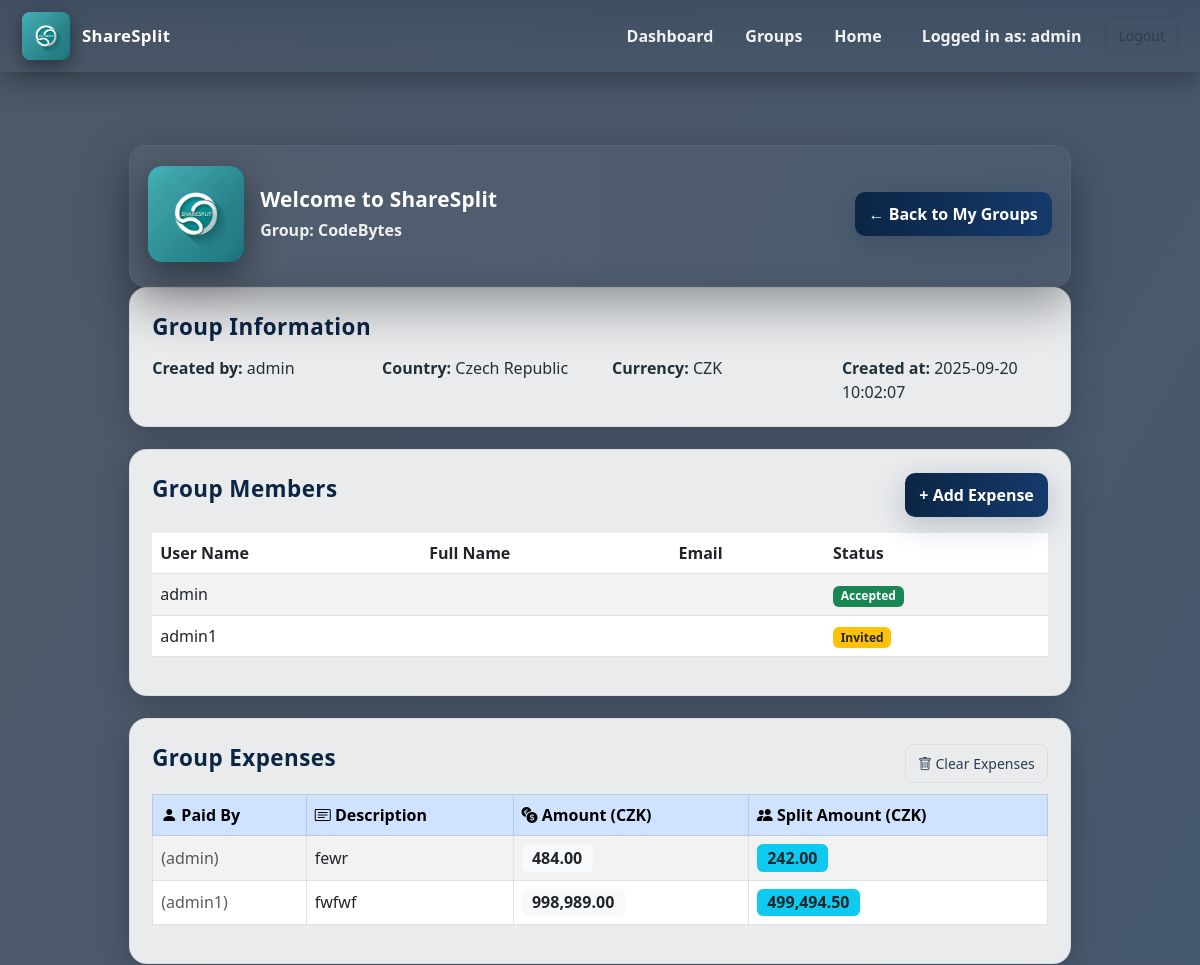
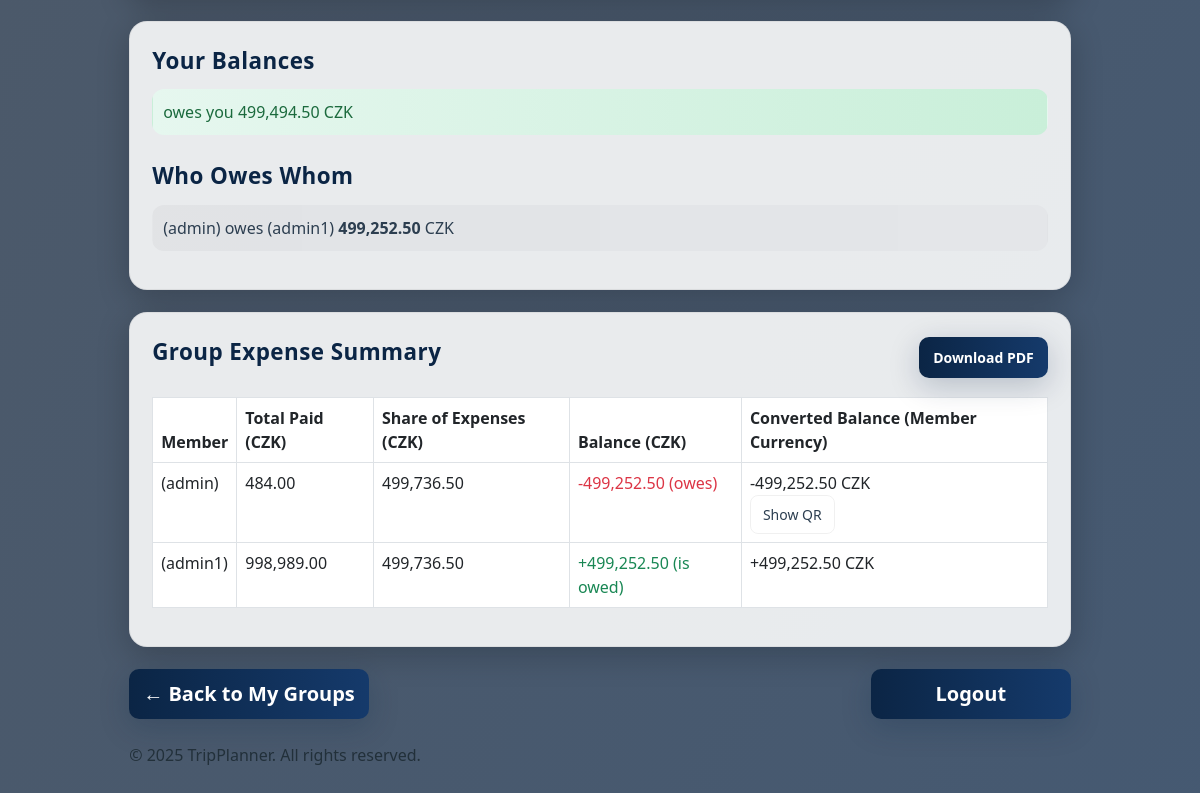
Page /group_dashboard1.php?group_id=22 (signed in) on the committed database (2 pictures, top to bottom).
### tables this page shows
CREATE TABLE `groups` (
  `id` int(11) NOT NULL,
  `group_name` varchar(100) NOT NULL,
  `creator` varchar(50) NOT NULL,
  `created_at` timestamp NOT NULL DEFAULT current_timestamp(),
  `country` varchar(100) DEFAULT NULL,
  `currency` varchar(50) DEFAULT NULL
);

CREATE TABLE `group_members` (
  `id` int(11) NOT NULL,
  `group_id` int(11) NOT NULL,
  `user_name` varchar(50) NOT NULL,
  `email` varchar(100) DEFAULT NULL,
  `full_name` varchar(100) DEFAULT NULL,
  `status` varchar(20) DEFAULT 'invited'
);

CREATE TABLE `expenses` (
  `id` int(11) NOT NULL,
  `group_id` int(11) NOT NULL,
  `paid_by` varchar(50) NOT NULL,
  `amount` decimal(10,2) NOT NULL,
  `description` varchar(255) DEFAULT NULL,
  `split_amount` decimal(10,2) NOT NULL,
  `date` date DEFAULT NULL,
  `created_at` timestamp NOT NULL DEFAULT current_timestamp()
);

### group_dashboard1.php (the view, shortened to what this page needs)
<?php
require_once 'db_connect.php';
function getExchangeRate($from_currency, $to_currency) {
    if ($from_currency === $to_currency) return 1;
    return null;
}
$group_id = intval($_GET['group_id']);
$stmt = $conn->prepare('SELECT group_name, creator, country, currency, created_at FROM groups WHERE id = ?');
$stmt->bind_param('i', $group_id);
$stmt->execute();
$stmt->bind_result($group_name, $creator, $country, $currency, $created_at);
$memStmt = $conn->prepare('SELECT user_name, email, full_name, status FROM group_members WHERE group_id = ?');
$memStmt->bind_param('i', $group_id);
$memStmt->execute();
$memStmt->bind_result($user_name, $email, $full_name, $status);
$members = [];
while ($memStmt->fetch()) {
    $members[] = [
        'user_name' => $user_name,
        'email' => $email,
        'full_name' => $full_name,
        'status' => $status
    ];
}
$member_currencies = [];
$usernames = array_column($members, 'user_name');
if (count($usernames) > 0) {
    $in = str_repeat('?,', count($usernames) - 1) . '?';
    $types = str_repeat('s', count($usernames));
    $stmt = $conn->prepare("SELECT user_name, currency FROM users WHERE user_name IN ($in)");
    $stmt->bind_param($types, ...$usernames);
    $stmt->execute();
    $stmt->bind_result($uname, $ucurrency);
    while ($stmt->fetch()) {
        $member_currencies[$uname] = $ucurrency;
    }
}
$expenseStmt = $conn->prepare('SELECT paid_by, amount, description, split_amount FROM expenses WHERE group_id = ?');
$expenseStmt->bind_param('i', $group_id);
$expenseStmt->execute();
$expenseStmt->bind_result($paid_by, $amount, $description, $split_amount);
$expenses = [];
while ($expenseStmt->fetch()) {
    $expenses[] = [
        'paid_by' => $paid_by,
        'amount' => $amount,
        'description' => $description,
        'split_amount' => $split_amount
    ];
}
$balances = [];
foreach ($members as $payer) {
    foreach ($members as $receiver) {
        if ($payer['user_name'] !== $receiver['user_name']) {
            $balances[$payer['user_name']][$receiver['user_name']] = 0;
        }
    }
}
foreach ($expenses as $exp) {
    foreach ($members as $m) {
        if ($m['user_name'] !== $exp['paid_by']) {
            $balances[$m['user_name']][$exp['paid_by']] += $exp['split_amount'];
        }
    }
}
$net_balances = [];
foreach ($members as $m1) {
    foreach ($members as $m2) {
        if ($m1['user_name'] !== $m2['user_name']) {
            $owed = $balances[$m1['user_name']][$m2['user_name']] - $balances[$m2['user_name']][$m1['user_name']];
            if ($owed > 0) {
                $net_balances[$m1['user_name']][$m2['user_name']] = $owed;
            }
        }
    }
}
?>
<!DOCTYPE html>
<html lang="en">
<head>
  <link href="https://cdn.jsdelivr.net/npm/bootstrap@5.3.0/dist/css/bootstrap.min.css" rel="stylesheet" />
  <link href="https://cdn.jsdelivr.net/npm/bootstrap-icons@1.10.5/font/bootstrap-icons.css" rel="stylesheet">
</head>
<body>
  <header class="site-header">
    <a class="brand" href="index.php">
      <img src="ShareSplit%20Logo.png" alt="ShareSplit logo">
      <div class="title">ShareSplit</div>
    </a>
    <div class="d-flex align-items-center auth">
      <nav class="nav-links d-none d-md-flex me-3">
        <a href="dashboard.php">Dashboard</a>
        <a href="group.php">Groups</a>
        <a href="index.php">Home</a>
      </nav>
      <?php if (isset($_SESSION['user_name'])): ?>
        <span style="color: rgba(255,255,255,0.92); font-weight:600; margin-right:12px;">Logged in as: <strong><?php echo htmlspecialchars($_SESSION['user_name']); ?></strong></span>
        <a href="logout.php" class="btn btn-outline-secondary btn-sm">Logout</a>
      <?php else: ?>
        <a href="login.php" class="btn btn-sm btn-outline-light me-2">Login</a>
        <a href="signup.php" class="btn btn-sm btn-primary">Get Started</a>
      <?php endif; ?>
    </div>
  </header>
  <div class="header-spacer"></div>
  <div class="container">
    <div class="hero">
      <div class="logo">
        <img src="ShareSplit%20Logo.png" alt="ShareSplit logo" onerror="this.style.display='none';">
      </div>
      <div class="hero-body">
        <h2 class="hero-title">Welcome to ShareSplit</h2>
        <div class="hero-sub">Group: <?php echo htmlspecialchars($group_name); ?></div>
      </div>
      <div class="ms-auto d-flex align-items-center gap-2">
        <a class="btn btn-primary" href="group.php" style="white-space:nowrap;">← Back to My Groups</a>
      </div>
    </div>
    <div class="block">
      <div class="block-heading">Group Information</div>
      <div class="row">
        <div class="col-md-3 info-row"><strong>Created by:</strong> <?php echo htmlspecialchars($creator); ?></div>
        <div class="col-md-3 info-row"><strong>Country:</strong> <?php echo htmlspecialchars($country); ?></div>
        <div class="col-md-3 info-row"><strong>Currency:</strong> <?php echo htmlspecialchars($currency); ?></div>
        <div class="col-md-3 info-row"><strong>Created at:</strong> <?php echo htmlspecialchars($created_at); ?></div>
      </div>
    </div>
    <div class="block">
      <div class="d-flex justify-content-between align-items-center">
        <div class="block-heading">Group Members</div>
        <button class="btn btn-primary" data-bs-toggle="modal" data-bs-target="#expenseModal">+ Add Expense</button>
      </div>
      <?php if (count($members) > 0): ?>
        <div class="table-responsive mt-3">
          <table class="table table-striped table-hover">
            <thead>
              <tr>
                <th>User Name</th>
                <th>Full Name</th>
                <th>Email</th>
                <th>Status</th>
              </tr>
            </thead>
            <tbody>
              <?php foreach ($members as $m): ?>
                <tr>
                  <td><?php echo htmlspecialchars($m['user_name']); ?></td>
                  <td><?php echo htmlspecialchars($m['full_name']); ?></td>
                  <td><?php echo htmlspecialchars($m['email']); ?></td>
                  <td>
                    <?php if ($m['status'] === 'accepted'): ?>
                      <span class="badge bg-success">Accepted</span>
                    <?php elseif ($m['status'] === 'invited'): ?>
                      <span class="badge bg-warning text-dark">Invited</span>
                    <?php else: ?>
                      <span class="badge bg-secondary"><?php echo htmlspecialchars($m['status']); ?></span>
                    <?php endif; ?>
                  </td>
                </tr>
              <?php endforeach; ?>
            </tbody>
          </table>
        </div>
      <?php else: ?>
        <p class="mt-3">No members in this group.</p>
      <?php endif; ?>
    </div>
    <div class="block">
      <div class="d-flex justify-content-between align-items-center mb-2">
        <div class="block-heading">Group Expenses</div>
        <form method="POST" class="m-0">
          <button type="submit" name="clear_expenses" class="btn btn-outline-secondary btn-sm"
            onclick="return confirm('Are you sure you want to clear all expenses?');">
            <i class="bi bi-trash"></i> Clear Expenses
          </button>
        </form>
      </div>
      <?php if (count($expenses) > 0): ?>
        <div class="table-responsive">
          <table class="table table-bordered table-striped table-hover align-middle expense-table">
            <thead class="table-primary custom-expense-thead">
              <tr>
                <th><i class="bi bi-person-fill"></i> Paid By</th>
                <th><i class="bi bi-card-text"></i> Description</th>
                <th><i class="bi bi-currency-exchange"></i> Amount (<?php echo htmlspecialchars($currency); ?>)</th>
                <th><i class="bi bi-people-fill"></i> Split Amount (<?php echo htmlspecialchars($currency); ?>)</th>
              </tr>
            </thead>
            <tbody>
              <?php foreach ($expenses as $exp): ?>
                <tr>
                  <td>
                    <?php
                      foreach ($members as $m) {
                        if ($m['user_name'] === $exp['paid_by']) {
                          echo '<span class="fw-semibold text-primary">' . htmlspecialchars($m['full_name']) . '</span> <span class="text-muted">(' . htmlspecialchars($m['user_name']) . ')</span>';
                          break;
                        }
                      }
                    ?>
                  </td>
                  <td><?php echo htmlspecialchars($exp['description']); ?></td>
                  <td><span class="badge bg-light text-dark fs-6"><?php echo htmlspecialchars(number_format($exp['amount'], 2)); ?></span></td>
                  <td><span class="badge bg-info text-dark fs-6"><?php echo htmlspecialchars(number_format($exp['split_amount'], 2)); ?></span></td>
                </tr>
              <?php endforeach; ?>
            </tbody>
          </table>
        </div>
      <?php else: ?>
        <p>No expenses added yet.</p>
      <?php endif; ?>
    </div>
    <div class="block">
      <div class="block-heading">Your Balances</div>
      <?php foreach ($members as $m): ?>
        <?php
          if ($m['user_name'] !== $_SESSION['user_name']) {
            $balance = $balances[$_SESSION['user_name']][$m['user_name']];
            if ($balance < 0) {
              ?>
              <div class="alert alert-you-owe">
                You owe <strong><?php echo htmlspecialchars($m['full_name']); ?></strong>
                <?php echo htmlspecialchars(number_format(abs($balance), 2)); ?> <?php echo htmlspecialchars($currency); ?>
              </div>
              <?php
            } elseif ($balance > 0) {
              ?>
              <div class="alert alert-owes-you">
                <strong><?php echo htmlspecialchars($m['full_name']); ?></strong> owes you
                <?php echo htmlspecialchars(number_format($balance, 2)); ?> <?php echo htmlspecialchars($currency); ?>
              </div>
              <?php
            }
          }
        ?>
      <?php endforeach; ?>
      <div class="block-heading mt-4">Who Owes Whom</div>
      <?php
      foreach ($members as $m1) {
        foreach ($members as $m2) {
          if (
            $m1['user_name'] !== $m2['user_name'] &&
            isset($net_balances[$m1['user_name']][$m2['user_name']]) &&
            $net_balances[$m1['user_name']][$m2['user_name']] > 0
          ) {
            echo '<div class="alert alert-info-debt">';
            echo htmlspecialchars($m1['full_name']) . ' (' . htmlspecialchars($m1['user_name']) . ') owes ';
            echo htmlspecialchars($m2['full_name']) . ' (' . htmlspecialchars($m2['user_name']) . ') ';
            echo '<strong>' . htmlspecialchars(number_format($net_balances[$m1['user_name']][$m2['user_name']], 2)) . '</strong> ';
            echo htmlspecialchars($currency);
            echo '</div>';
          }
        }
      }
      ?>
    </div>
    <div class="block">
      <div class="d-flex justify-content-between align-items-center mb-3">
        <div class="block-heading">Group Expense Summary</div>
        <button class="btn btn-primary btn-sm" onclick="downloadSummaryPDF()">Download PDF</button>
      </div>
      <div id="summary-table-container">
        <div class="table-responsive">
          <table class="table table-bordered">
            <thead>
              <tr>
                <th>Member</th>
                <th>Total Paid (<?php echo htmlspecialchars($currency); ?>)</th>
                <th>Share of Expenses (<?php echo htmlspecialchars($currency); ?>)</th>
                <th>Balance (<?php echo htmlspecialchars($currency); ?>)</th>
                <th>Converted Balance (Member Currency)</th>
              </tr>
            </thead>
            <tbody>
              <?php
              $total_paid = [];
              $share = [];
              foreach ($members as $m) {
                $total_paid[$m['user_name']] = 0;
                $share[$m['user_name']] = 0;
              }
              foreach ($expenses as $exp) {
                $total_paid[$exp['paid_by']] += $exp['amount'];
                foreach ($members as $m) {
                  $share[$m['user_name']] += $exp['split_amount'];
                }
              }
              foreach ($members as $m) {
                $bal = $total_paid[$m['user_name']] - $share[$m['user_name']];
                $bal_str = ($bal >= 0 ? '+' : '') . number_format($bal, 2);
                $member_currency = isset($member_currencies[$m['user_name']]) ? $member_currencies[$m['user_name']] : $currency;
                $rate = getExchangeRate($currency, $member_currency);
                $converted = $bal * $rate;
                $converted_str = ($converted >= 0 ? '+' : '') . number_format($converted, 2) . ' ' . $member_currency;
                echo '<tr>';
                echo '<td>' . htmlspecialchars($m['full_name']) . ' (' . htmlspecialchars($m['user_name']) . ')</td>';
                echo '<td>' . htmlspecialchars(number_format($total_paid[$m['user_name']], 2)) . '</td>';
                echo '<td>' . htmlspecialchars(number_format($share[$m['user_name']], 2)) . '</td>';
                echo '<td>';
                if ($bal < 0) {
                  echo '<span class="text-danger">' . $bal_str . ' (owes)</span>';
                } else {
                  echo '<span class="text-success">' . $bal_str . ' (is owed)</span>';
                }
                echo '</td>';
                echo '<td>' . htmlspecialchars($converted_str);
                if ($converted < 0 && isset($net_balances[$m['user_name']])) {
                  foreach ($net_balances[$m['user_name']] as $payee_username => $amount) {
                    if ($amount > 0) {
                      $qr_id = 'qr_' . md5($m['user_name'] . $payee_username);
                      echo '<br><button class="btn btn-outline-secondary btn-sm qr-button" onclick="toggleQR(\'' . $qr_id . '\')">Show QR</button>';
                    }
                  }
                }
                echo '</td>';
                echo '</tr>';
              }
              ?>
            </tbody>
          </table>
        </div>
      </div>
    </div>
   <div class="d-flex justify-content-between mt-3 mb-4">
    <a href="group.php" class="btn btn-primary btn-lg" style="min-width: 200px;">← Back to My Groups</a>
    <a href="logout.php" class="btn btn-primary btn-lg" style="min-width: 200px;">Logout</a>
</div>
  <footer>
    &copy; <?php echo date('Y'); ?> TripPlanner. All rights reserved.
  </footer>
</body>
</html>

### rows in the picture
groups: group_name "CodeBytes", creator "admin", country "Czech Republic", currency "CZK", created_at "2025-09-20 10:02:07"
group_members: user_name "admin", status "Accepted", user_name "484.00", user_name "499,736.50", user_name "-499,252.50", user_name.currency "-499,252.50 CZK"
group_members: user_name "admin1", status "Invited", user_name "499,494.50", group.currency "CZK", user_name "499,252.50", user_name "998,989.00", user_name "499,736.50", user_name "+499,252.50", user_name.currency "+499,252.50 CZK"
expenses: description "fewr", amount "484.00", split_amount "242.00"
expenses: description "fwfwf", amount "998,989.00", split_amount "499,494.50"

### other values in the picture
$_SESSION['user_name'] "admin"
